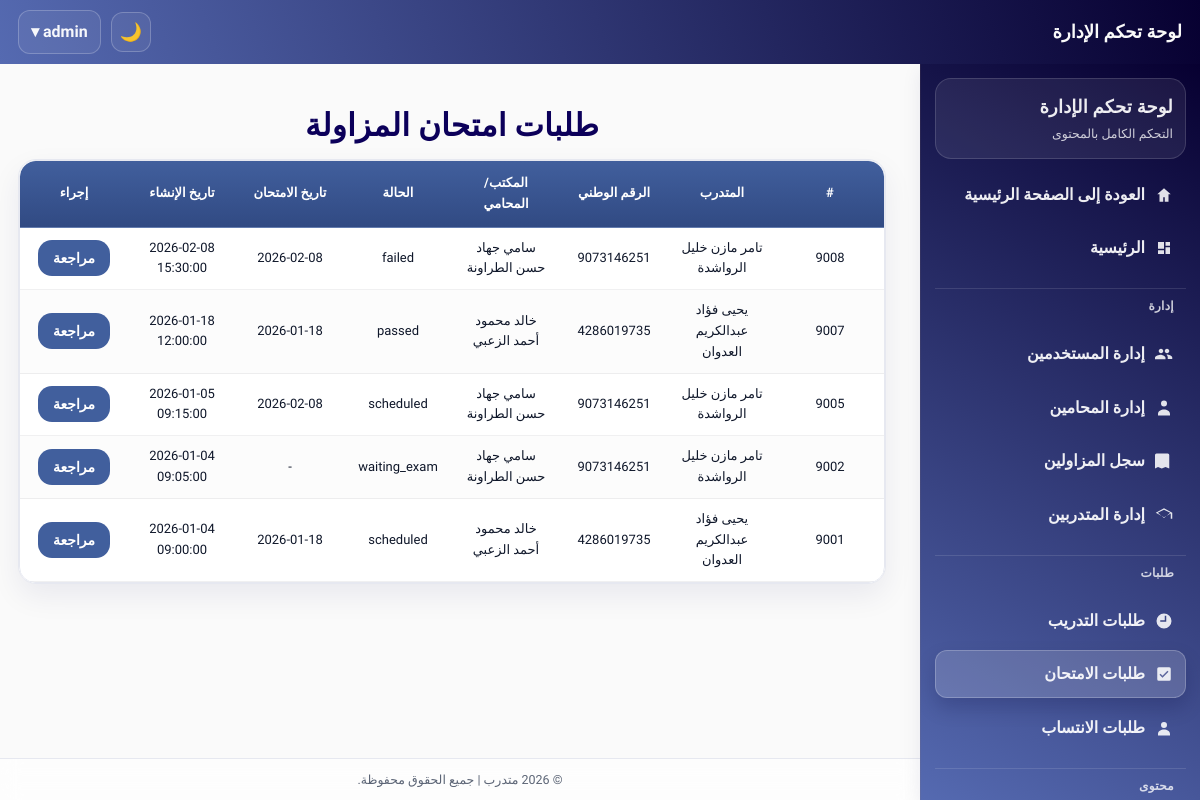
/admin/exams.php (signed in), run on the app's committed database.
### tables this page shows
CREATE TABLE `syndicate_exam_requests` (
  `request_id` int(11) NOT NULL,
  `application_id` int(11) NOT NULL,
  `trainee_id` int(11) NOT NULL,
  `lawyer_id` int(11) NOT NULL,
  `status` enum('waiting_exam','scheduled','passed','failed') NOT NULL DEFAULT 'waiting_exam',
  `exam_date` date DEFAULT NULL,
  `created_at` datetime NOT NULL DEFAULT current_timestamp()
);

CREATE TABLE `trainees` (
  `trainee_id` int(11) NOT NULL,
  `user_id` int(11) NOT NULL,
  `highschool_certificate` enum('نعم','لا') NOT NULL DEFAULT 'لا',
  `university_degree` enum('بكالوريوس','ماجستير','دكتوراه') DEFAULT NULL,
  `no_conviction_doc` varchar(255) DEFAULT NULL,
  `good_conduct_doc` varchar(255) DEFAULT NULL,
  `social_security` enum('نعم','لا') NOT NULL DEFAULT 'لا',
  `social_security_number` varchar(100) DEFAULT NULL,
  `created_at` datetime NOT NULL DEFAULT current_timestamp(),
  `updated_at` datetime NOT NULL DEFAULT current_timestamp() ON UPDATE current_timestamp(),
  `full_name` varchar(200) DEFAULT NULL,
  `first_name` varchar(100) DEFAULT NULL,
  `father_name` varchar(100) DEFAULT NULL,
  `grandfather_name` varchar(100) DEFAULT NULL,
  `family_name` varchar(100) DEFAULT NULL,
  `national_id` varchar(30) DEFAULT NULL,
  `phone` varchar(30) DEFAULT NULL,
  `email` varchar(150) DEFAULT NULL,
  `home_address` varchar(255) DEFAULT NULL,
  `identity_front` varchar(255) DEFAULT NULL,
  `identity_back` varchar(255) DEFAULT NULL,
  `is_archived` tinyint(1) NOT NULL DEFAULT 0,
  `archived_at` datetime DEFAULT NULL
);

CREATE TABLE `lawyers` (
  `lawyer_id` int(11) NOT NULL,
  `user_id` int(11) NOT NULL,
  `syndicate_id` int(11) DEFAULT NULL,
  `office_address` varchar(255) DEFAULT NULL,
  `password` varchar(255) NOT NULL,
  `verified` tinyint(1) NOT NULL DEFAULT 0,
  `created_at` datetime NOT NULL DEFAULT current_timestamp(),
  `updated_at` datetime NOT NULL DEFAULT current_timestamp() ON UPDATE current_timestamp(),
  `full_name` varchar(200) DEFAULT NULL,
  `first_name` varchar(100) DEFAULT NULL,
  `father_name` varchar(100) DEFAULT NULL,
  `grandfather_name` varchar(100) DEFAULT NULL,
  `family_name` varchar(100) DEFAULT NULL,
  `national_id` varchar(30) DEFAULT NULL,
  `phone` varchar(30) DEFAULT NULL,
  `email` varchar(150) DEFAULT NULL,
  `home_address` varchar(255) DEFAULT NULL,
  `identity_front` varchar(255) DEFAULT NULL,
  `identity_back` varchar(255) DEFAULT NULL,
  `no_conviction_doc` varchar(255) DEFAULT NULL,
  `good_conduct_doc` varchar(255) DEFAULT NULL,
  `social_security` enum('نعم','لا') DEFAULT 'لا',
  `highschool_certificate` varchar(10) DEFAULT 'لا',
  `university_degree` varchar(10) DEFAULT 'لا',
  `social_security_number` varchar(100) DEFAULT NULL
);

### includes/theme_init.php (called while the page is built, shortened)
<?php
$theme = $_SESSION['site_theme'] ?? ($_COOKIE['site_theme'] ?? 'light');
$theme = ($theme === 'dark') ? 'dark' : 'light';
?>

### admin/exams.php (the view, shortened to what this page needs)
<?php
require_once __DIR__ . '/../includes/theme_init.php';
include("includes/auth_check.php");
$stmt = $pdo->prepare("
    SELECT
        r.request_id,
        r.status,
        r.exam_date,
        r.created_at,
        tr.full_name AS trainee_name,
        tr.national_id AS trainee_national_id,
        lw.full_name AS lawyer_name,
        ta.application_id
    FROM syndicate_exam_requests r
    JOIN trainees tr ON r.trainee_id = tr.trainee_id
    JOIN lawyers  lw ON r.lawyer_id  = lw.lawyer_id
    JOIN training_applications ta ON r.application_id = ta.application_id
    ORDER BY r.created_at DESC
");
$stmt->execute();
$rows = $stmt->fetchAll(PDO::FETCH_ASSOC);
?>
<!DOCTYPE html>
<html lang="ar" dir="rtl">
<head>
<link rel="stylesheet" href="../assets/css/admin.css">
</head>
<body data-theme="<?= htmlspecialchars($theme) ?>">
<?php include("includes/header.php"); ?>
<?php include("includes/sidebar.php"); ?>
<div class="admin-container">
    <div class="container">
    <h2>طلبات امتحان المزاولة</h2>
    <?php if (empty($rows)): ?>
        <p>لا توجد طلبات امتحان.</p>
    <?php else: ?>
        <div class="table-card"><div class="table-wrap">
<table class="table">
            <thead>
                <tr>
                    <th>#</th>
                    <th>المتدرب</th>
                    <th>الرقم الوطني</th>
                    <th>المكتب/المحامي</th>
                    <th>الحالة</th>
                    <th>تاريخ الامتحان</th>
                    <th>تاريخ الإنشاء</th>
                    <th>إجراء</th>
                </tr>
            </thead>
            <tbody>
            <?php foreach ($rows as $r): ?>
                <tr>
                    <td><?= (int)$r['request_id'] ?></td>
                    <td><?= htmlspecialchars($r['trainee_name']) ?></td>
                    <td><?= htmlspecialchars($r['trainee_national_id']) ?></td>
                    <td><?= htmlspecialchars($r['lawyer_name']) ?></td>
                    <td><?= htmlspecialchars($r['status']) ?></td>
                    <td><?= $r['exam_date'] ? htmlspecialchars($r['exam_date']) : '-' ?></td>
                    <td><?= htmlspecialchars($r['created_at']) ?></td>
                    <td>
                        <a class="btn" href="exam_review.php?id=<?= (int)$r['request_id'] ?>">مراجعة</a>
                    </td>
                </tr>
            <?php endforeach; ?>
            </tbody>
        </table>
</div></div>
    <?php endif; ?>
</div>
</div>
<?php include("includes/footer.php"); ?>
</body>
</html>

### assets/css/admin.css (style rules this page uses)
body { padding-top: calc(var(--header-h) + 18px); overflow-x: hidden; }
html { overflow-x: hidden; }
.admin-container { padding: 18px; }
.admin-container .container { width: min(100%, var(--container)); max-width: 100%; margin-inline: auto; margin-top: 0; box-sizing: border-box; }
@media (min-width: 992px) { .admin-container { margin-right: calc(var(--sidebar-w) + 16px); } }
.btn { display:inline-flex; align-items:center; justify-content:center; gap:8px; padding: 10px 14px; border-radius: 14px; border: 1px solid transparent; background: var(--primary); color:#fff; text-decoration:none; font-weight: 700; font-size: 14px; line-height: 1; cursor:pointer; transition: transform .12s ease, box-shadow .12s ease, background .12s ease, border-color .12s ease; user-select:none; }
.table-card { background: #fff; border: 1px solid var(--border); border-radius: 18px; box-shadow: 0 12px 30px rgba(12,0,90,.07); overflow: hidden; }
.table-wrap { width:100%; overflow:auto; -webkit-overflow-scrolling: touch; }
.table, table { width:100%; border-collapse: separate; border-spacing: 0; max-width: 100%; min-width: 0; table-layout: fixed; }
.table-wrap :where(.table, table) { min-width: 720px; }
.table thead th, table thead th { background: linear-gradient(180deg, rgba(65,95,157,1) 0%, rgba(49,74,131,1) 100%); color:#fff; padding: 12px 10px; font-weight: 800; font-size: 13px; text-align: center; white-space: normal; overflow-wrap: anywhere; }
.table thead th:first-child, table thead th:first-child { border-top-right-radius: 16px; }
.table thead th:last-child, table thead th:last-child { border-top-left-radius: 16px; }
.table tbody td, table tbody td { padding: 10px 10px; border-bottom: 1px solid rgba(2,6,23,.06); font-size: 13px; color: #0f172a; text-align: center; vertical-align: middle; overflow-wrap: anywhere; word-break: break-word; }
.table tbody tr:nth-child(even) td, table tbody tr:nth-child(even) td { background: rgba(2,6,23,.012); }
:root { --form-card-max: 1040px; --form-gap-x: 22px; --form-gap-y: 14px; }
.admin-container .container > h1:first-child, .admin-container .container > h2:first-child { text-align: center; margin: 6px 0 14px; font-weight: 900; color: var(--ink); letter-spacing: .2px; }
.admin-container .container > h2 { text-align:center; font-size: clamp(26px, 2.6vw, 42px); margin: 6px auto 18px; letter-spacing: .2px; }

### assets/css/theme.css (style rules this page uses)
:root { --bg: #fafafa; --surface: #ffffff; --primary: #415f9d; --primary-700: #314a83; --primary-800: #283f74; --ink: #0c005a; --text: #141827; --muted: #5b6475; --border: #e6e8f0; --border-strong: #d5d8e2; --shadow: 0 10px 30px rgba(12, 0, 90, 0.10); --shadow-sm: 0 6px 18px rgba(12, 0, 90, 0.08); --success: #2d6a4f; --danger: #c1121f; --warning: #f59f00; --info: #0ea5e9; --radius: 16px; --radius-sm: 12px; --radius-xs: 10px; --header-h: 64px; --sidebar-w: 280px; --container: 1200px; --footer-h: 42px; }
* { box-sizing: border-box; }
html, body { height: 100%; }
body { margin: 0; font-family: 'Cairo', system-ui, -apple-system, 'Segoe UI', Arial, sans-serif; background: var(--bg); color: var(--text); direction: rtl; line-height: 1.6; min-height: 100vh; display: flex; flex-direction: column; }
a { color: inherit; text-decoration: none; }
h1, h2, h3, h4 { color: var(--ink); margin: 0 0 10px 0; line-height: 1.25; }
.btn, button { display: inline-flex; align-items: center; justify-content: center; gap: 8px; padding: 10px 14px; border-radius: var(--radius-xs); border: 1px solid transparent; background: var(--primary); color: #fff; cursor: pointer; transition: transform .08s ease, box-shadow .18s ease, background .18s ease, border-color .18s ease, opacity .18s ease; }
.table, table { width: 100%; border-collapse: collapse; background: var(--surface); border: 1px solid var(--border); border-radius: var(--radius); overflow: hidden; }
.table th, .table td, table th, table td { padding: 10px 12px; text-align: center; border-bottom: 1px solid var(--border); vertical-align: middle; font-size: 14px; }
.table thead th, table thead th { background: linear-gradient(0deg, #070031, #556ab1); color: #fff; border-bottom: 1px solid rgba(255,255,255,0.18); }
.container { width: min(92vw, var(--container)); margin-inline: auto; margin-top: 50px; }
:where(a, button, input, select, textarea):focus-visible { outline: 3px solid rgba(65, 95, 157, 0.35); outline-offset: 2px; }

### data on the page
syndicate_exam_requests: request_id "9008", trainee.full_name "تامر مازن خليل الرواشدة", trainee.national_id "9073146251", lawyer.full_name "سامي جهاد حسن الطراونة", status "failed", exam_date "2026-02-08", created_at "2026-02-08 15:30:00"
syndicate_exam_requests: request_id "9007", trainee.full_name "يحيى فؤاد عبدالكريم العدوان", trainee.national_id "4286019735", lawyer.full_name "خالد محمود أحمد الزعبي", status "passed", exam_date "2026-01-18", created_at "2026-01-18 12:00:00"
syndicate_exam_requests: request_id "9005", trainee.full_name "تامر مازن خليل الرواشدة", trainee.national_id "9073146251", lawyer.full_name "سامي جهاد حسن الطراونة", status "scheduled", exam_date "2026-02-08", created_at "2026-01-05 09:15:00"
syndicate_exam_requests: request_id "9002", trainee.full_name "تامر مازن خليل الرواشدة", trainee.national_id "9073146251", lawyer.full_name "سامي جهاد حسن الطراونة", status "waiting_exam", created_at "2026-01-04 09:05:00"
syndicate_exam_requests: request_id "9001", trainee.full_name "يحيى فؤاد عبدالكريم العدوان", trainee.national_id "4286019735", lawyer.full_name "خالد محمود أحمد الزعبي", status "scheduled", exam_date "2026-01-18", created_at "2026-01-04 09:00:00"

### other printed values
$_SESSION['full_name'] "admin"
